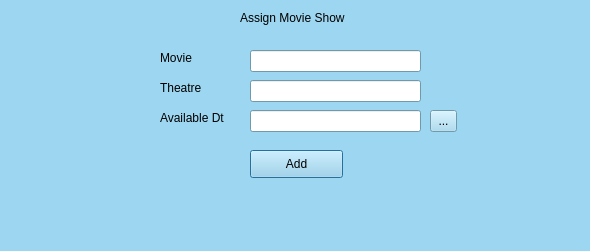
<?xml version="1.0" encoding="UTF-8"?>
<ui version="4.0">
 <class>AddMovieShow</class>
 <widget class="QDialog" name="AddMovieShow">
  <property name="geometry">
   <rect>
    <x>0</x>
    <y>0</y>
    <width>590</width>
    <height>251</height>
   </rect>
  </property>
  <property name="palette">
   <palette>
    <active>
     <colorrole role="WindowText">
      <brush brushstyle="SolidPattern">
       <color alpha="255">
        <red>0</red>
        <green>0</green>
        <blue>0</blue>
       </color>
      </brush>
     </colorrole>
     <colorrole role="Button">
      <brush brushstyle="SolidPattern">
       <color alpha="255">
        <red>157</red>
        <green>214</green>
        <blue>240</blue>
       </color>
      </brush>
     </colorrole>
     <colorrole role="Light">
      <brush brushstyle="SolidPattern">
       <color alpha="255">
        <red>255</red>
        <green>255</green>
        <blue>255</blue>
       </color>
      </brush>
     </colorrole>
     <colorrole role="Midlight">
      <brush brushstyle="SolidPattern">
       <color alpha="255">
        <red>206</red>
        <green>234</green>
        <blue>247</blue>
       </color>
      </brush>
     </colorrole>
     <colorrole role="Dark">
      <brush brushstyle="SolidPattern">
       <color alpha="255">
        <red>78</red>
        <green>107</green>
        <blue>120</blue>
       </color>
      </brush>
     </colorrole>
     <colorrole role="Mid">
      <brush brushstyle="SolidPattern">
       <color alpha="255">
        <red>105</red>
        <green>143</green>
        <blue>160</blue>
       </color>
      </brush>
     </colorrole>
     <colorrole role="Text">
      <brush brushstyle="SolidPattern">
       <color alpha="255">
        <red>0</red>
        <green>0</green>
        <blue>0</blue>
       </color>
      </brush>
     </colorrole>
     <colorrole role="BrightText">
      <brush brushstyle="SolidPattern">
       <color alpha="255">
        <red>255</red>
        <green>255</green>
        <blue>255</blue>
       </color>
      </brush>
     </colorrole>
     <colorrole role="ButtonText">
      <brush brushstyle="SolidPattern">
       <color alpha="255">
        <red>0</red>
        <green>0</green>
        <blue>0</blue>
       </color>
      </brush>
     </colorrole>
     <colorrole role="Base">
      <brush brushstyle="SolidPattern">
       <color alpha="255">
        <red>255</red>
        <green>255</green>
        <blue>255</blue>
       </color>
      </brush>
     </colorrole>
     <colorrole role="Window">
      <brush brushstyle="SolidPattern">
       <color alpha="255">
        <red>157</red>
        <green>214</green>
        <blue>240</blue>
       </color>
      </brush>
     </colorrole>
     <colorrole role="Shadow">
      <brush brushstyle="SolidPattern">
       <color alpha="255">
        <red>0</red>
        <green>0</green>
        <blue>0</blue>
       </color>
      </brush>
     </colorrole>
     <colorrole role="AlternateBase">
      <brush brushstyle="SolidPattern">
       <color alpha="255">
        <red>206</red>
        <green>234</green>
        <blue>247</blue>
       </color>
      </brush>
     </colorrole>
     <colorrole role="ToolTipBase">
      <brush brushstyle="SolidPattern">
       <color alpha="255">
        <red>255</red>
        <green>255</green>
        <blue>220</blue>
       </color>
      </brush>
     </colorrole>
     <colorrole role="ToolTipText">
      <brush brushstyle="SolidPattern">
       <color alpha="255">
        <red>0</red>
        <green>0</green>
        <blue>0</blue>
       </color>
      </brush>
     </colorrole>
    </active>
    <inactive>
     <colorrole role="WindowText">
      <brush brushstyle="SolidPattern">
       <color alpha="255">
        <red>0</red>
        <green>0</green>
        <blue>0</blue>
       </color>
      </brush>
     </colorrole>
     <colorrole role="Button">
      <brush brushstyle="SolidPattern">
       <color alpha="255">
        <red>157</red>
        <green>214</green>
        <blue>240</blue>
       </color>
      </brush>
     </colorrole>
     <colorrole role="Light">
      <brush brushstyle="SolidPattern">
       <color alpha="255">
        <red>255</red>
        <green>255</green>
        <blue>255</blue>
       </color>
      </brush>
     </colorrole>
     <colorrole role="Midlight">
      <brush brushstyle="SolidPattern">
       <color alpha="255">
        <red>206</red>
        <green>234</green>
        <blue>247</blue>
       </color>
      </brush>
     </colorrole>
     <colorrole role="Dark">
      <brush brushstyle="SolidPattern">
       <color alpha="255">
        <red>78</red>
        <green>107</green>
        <blue>120</blue>
       </color>
      </brush>
     </colorrole>
     <colorrole role="Mid">
      <brush brushstyle="SolidPattern">
       <color alpha="255">
        <red>105</red>
        <green>143</green>
        <blue>160</blue>
       </color>
      </brush>
     </colorrole>
     <colorrole role="Text">
      <brush brushstyle="SolidPattern">
       <color alpha="255">
        <red>0</red>
        <green>0</green>
        <blue>0</blue>
       </color>
      </brush>
     </colorrole>
     <colorrole role="BrightText">
      <brush brushstyle="SolidPattern">
       <color alpha="255">
        <red>255</red>
        <green>255</green>
        <blue>255</blue>
       </color>
      </brush>
     </colorrole>
     <colorrole role="ButtonText">
      <brush brushstyle="SolidPattern">
       <color alpha="255">
        <red>0</red>
        <green>0</green>
        <blue>0</blue>
       </color>
      </brush>
     </colorrole>
     <colorrole role="Base">
      <brush brushstyle="SolidPattern">
       <color alpha="255">
        <red>255</red>
        <green>255</green>
        <blue>255</blue>
       </color>
      </brush>
     </colorrole>
     <colorrole role="Window">
      <brush brushstyle="SolidPattern">
       <color alpha="255">
        <red>157</red>
        <green>214</green>
        <blue>240</blue>
       </color>
      </brush>
     </colorrole>
     <colorrole role="Shadow">
      <brush brushstyle="SolidPattern">
       <color alpha="255">
        <red>0</red>
        <green>0</green>
        <blue>0</blue>
       </color>
      </brush>
     </colorrole>
     <colorrole role="AlternateBase">
      <brush brushstyle="SolidPattern">
       <color alpha="255">
        <red>206</red>
        <green>234</green>
        <blue>247</blue>
       </color>
      </brush>
     </colorrole>
     <colorrole role="ToolTipBase">
      <brush brushstyle="SolidPattern">
       <color alpha="255">
        <red>255</red>
        <green>255</green>
        <blue>220</blue>
       </color>
      </brush>
     </colorrole>
     <colorrole role="ToolTipText">
      <brush brushstyle="SolidPattern">
       <color alpha="255">
        <red>0</red>
        <green>0</green>
        <blue>0</blue>
       </color>
      </brush>
     </colorrole>
    </inactive>
    <disabled>
     <colorrole role="WindowText">
      <brush brushstyle="SolidPattern">
       <color alpha="255">
        <red>78</red>
        <green>107</green>
        <blue>120</blue>
       </color>
      </brush>
     </colorrole>
     <colorrole role="Button">
      <brush brushstyle="SolidPattern">
       <color alpha="255">
        <red>157</red>
        <green>214</green>
        <blue>240</blue>
       </color>
      </brush>
     </colorrole>
     <colorrole role="Light">
      <brush brushstyle="SolidPattern">
       <color alpha="255">
        <red>255</red>
        <green>255</green>
        <blue>255</blue>
       </color>
      </brush>
     </colorrole>
     <colorrole role="Midlight">
      <brush brushstyle="SolidPattern">
       <color alpha="255">
        <red>206</red>
        <green>234</green>
        <blue>247</blue>
       </color>
      </brush>
     </colorrole>
     <colorrole role="Dark">
      <brush brushstyle="SolidPattern">
       <color alpha="255">
        <red>78</red>
        <green>107</green>
        <blue>120</blue>
       </color>
      </brush>
     </colorrole>
     <colorrole role="Mid">
      <brush brushstyle="SolidPattern">
       <color alpha="255">
        <red>105</red>
        <green>143</green>
        <blue>160</blue>
       </color>
      </brush>
     </colorrole>
     <colorrole role="Text">
      <brush brushstyle="SolidPattern">
       <color alpha="255">
        <red>78</red>
        <green>107</green>
        <blue>120</blue>
       </color>
      </brush>
     </colorrole>
     <colorrole role="BrightText">
      <brush brushstyle="SolidPattern">
       <color alpha="255">
        <red>255</red>
        <green>255</green>
        <blue>255</blue>
       </color>
      </brush>
     </colorrole>
     <colorrole role="ButtonText">
      <brush brushstyle="SolidPattern">
       <color alpha="255">
        <red>78</red>
        <green>107</green>
        <blue>120</blue>
       </color>
      </brush>
     </colorrole>
     <colorrole role="Base">
      <brush brushstyle="SolidPattern">
       <color alpha="255">
        <red>157</red>
        <green>214</green>
        <blue>240</blue>
       </color>
      </brush>
     </colorrole>
     <colorrole role="Window">
      <brush brushstyle="SolidPattern">
       <color alpha="255">
        <red>157</red>
        <green>214</green>
        <blue>240</blue>
       </color>
      </brush>
     </colorrole>
     <colorrole role="Shadow">
      <brush brushstyle="SolidPattern">
       <color alpha="255">
        <red>0</red>
        <green>0</green>
        <blue>0</blue>
       </color>
      </brush>
     </colorrole>
     <colorrole role="AlternateBase">
      <brush brushstyle="SolidPattern">
       <color alpha="255">
        <red>157</red>
        <green>214</green>
        <blue>240</blue>
       </color>
      </brush>
     </colorrole>
     <colorrole role="ToolTipBase">
      <brush brushstyle="SolidPattern">
       <color alpha="255">
        <red>255</red>
        <green>255</green>
        <blue>220</blue>
       </color>
      </brush>
     </colorrole>
     <colorrole role="ToolTipText">
      <brush brushstyle="SolidPattern">
       <color alpha="255">
        <red>0</red>
        <green>0</green>
        <blue>0</blue>
       </color>
      </brush>
     </colorrole>
    </disabled>
   </palette>
  </property>
  <property name="windowTitle">
   <string>Dialog</string>
  </property>
  <widget class="QLabel" name="label">
   <property name="geometry">
    <rect>
     <x>240</x>
     <y>10</y>
     <width>141</width>
     <height>16</height>
    </rect>
   </property>
   <property name="text">
    <string>Assign Movie Show</string>
   </property>
  </widget>
  <widget class="QLabel" name="label_2">
   <property name="geometry">
    <rect>
     <x>160</x>
     <y>50</y>
     <width>111</width>
     <height>16</height>
    </rect>
   </property>
   <property name="text">
    <string>Movie</string>
   </property>
  </widget>
  <widget class="QLabel" name="label_3">
   <property name="geometry">
    <rect>
     <x>160</x>
     <y>80</y>
     <width>81</width>
     <height>16</height>
    </rect>
   </property>
   <property name="text">
    <string>Theatre</string>
   </property>
  </widget>
  <widget class="QLabel" name="label_4">
   <property name="geometry">
    <rect>
     <x>160</x>
     <y>110</y>
     <width>71</width>
     <height>16</height>
    </rect>
   </property>
   <property name="text">
    <string>Available Dt</string>
   </property>
  </widget>
  <widget class="QLineEdit" name="edtMov">
   <property name="geometry">
    <rect>
     <x>250</x>
     <y>50</y>
     <width>171</width>
     <height>22</height>
    </rect>
   </property>
  </widget>
  <widget class="QLineEdit" name="edtTh">
   <property name="geometry">
    <rect>
     <x>250</x>
     <y>80</y>
     <width>171</width>
     <height>22</height>
    </rect>
   </property>
  </widget>
  <widget class="QLineEdit" name="edtAdt">
   <property name="geometry">
    <rect>
     <x>250</x>
     <y>110</y>
     <width>171</width>
     <height>22</height>
    </rect>
   </property>
  </widget>
  <widget class="QToolButton" name="toolButton">
   <property name="geometry">
    <rect>
     <x>430</x>
     <y>110</y>
     <width>27</width>
     <height>22</height>
    </rect>
   </property>
   <property name="text">
    <string>...</string>
   </property>
  </widget>
  <widget class="QPushButton" name="btnAdd">
   <property name="geometry">
    <rect>
     <x>250</x>
     <y>150</y>
     <width>93</width>
     <height>28</height>
    </rect>
   </property>
   <property name="text">
    <string>Add</string>
   </property>
  </widget>
  <widget class="QLabel" name="lblStat">
   <property name="geometry">
    <rect>
     <x>200</x>
     <y>200</y>
     <width>261</width>
     <height>16</height>
    </rect>
   </property>
   <property name="text">
    <string/>
   </property>
  </widget>
 </widget>
 <resources/>
 <connections/>
</ui>
